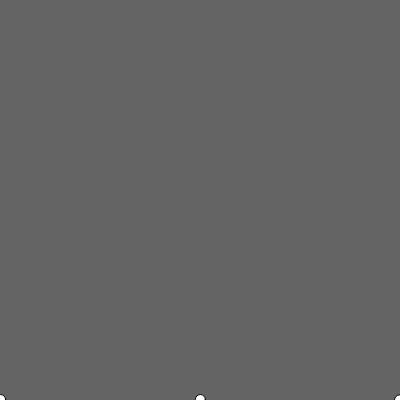
Frame 1 (no input)
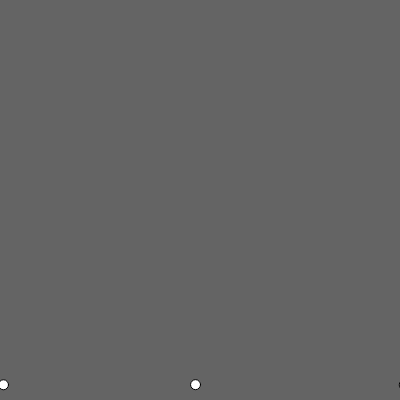
Frame 60 (no input)
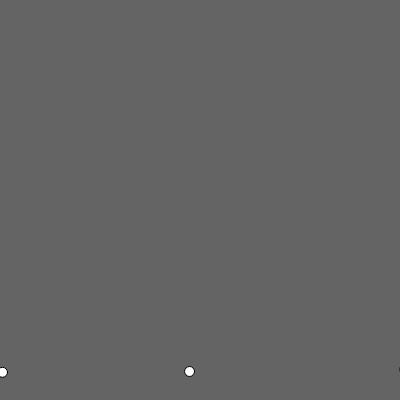
Frame 120 (the mouse pressed at the canvas centre since frame 60)

The p5.js sketch that drew these frames (run headless with seeded random() and noise() and a simulated clock; from frame 60 on, the mouse is pressed at the canvas centre):

// p5.js sketch
// ── sketch.js
var ball1;
var ball2;
var ball3;

function setup() {
  createCanvas(400, 400);
  // create a Ball class to make Ball object by calling new command.
  ball1 = new Ball(width/2, height);
  ball2 = new Ball(width, height);
  ball3 = new Ball(1, height);
  /*ball1 = {
    x:width/2,
    y:height,
    size: 10,
    move: function() {
      this.x = this.x + Math.random() - 0.5;
      this.y = this.y - Math.random()*0.5;
    },
    display: function() {
      ellipse(this.x, this.y, this.size, this.size);
    }
  }*/
}

function draw() {
  background(100);
  ball1.move();
  ball1.display();
  ball2.move();
  ball2.display();
  ball3.move();
  ball3.display();
}

function Ball(x,y) {
  this.x = x;
  this.y = y;
  this.size = 10;
  this.move = function(){
    this.x = this.x + Math.random() - 0.5;
    this.y = this.y - Math.random()*0.5;
  };
  this.display = function () {
    ellipse(this.x, this.y, this.size, this.size);
  }
}
